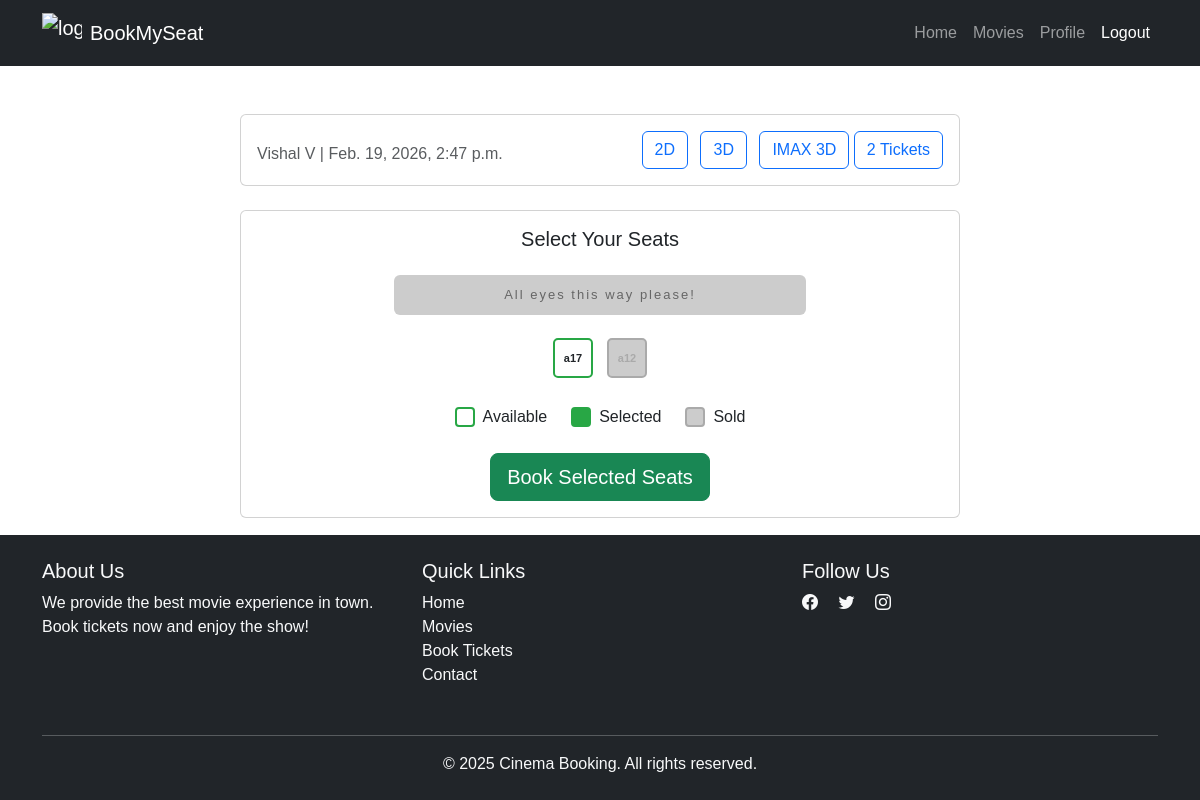
Screenshot of /movies/theater/1/seats/book/ (signed in) with the database file from the repository.
### movies/models.py (models this page shows, shortened)
class Theater(models.Model):
    name = models.CharField(max_length=255)
    movie = models.ForeignKey(Movie, on_delete=models.CASCADE, related_name="theaters")
    time = models.DateTimeField()

class Seat(models.Model):
    theater = models.ForeignKey(Theater, on_delete=models.CASCADE, related_name="seats")
    seat_number = models.CharField(max_length=10)
    is_booked = models.BooleanField(default=False)

### movies/views.py (the view, shortened to what this page needs)
# urls.py: path("theater/<int:theater_id>/seats/book/", views.book_seats, name="book_seats"),
@login_required(login_url="/login/")
def book_seats(request, theater_id):
    theater = get_object_or_404(Theater, id=theater_id)
    seats = Seat.objects.filter(theater=theater)
    return render(
        request, "movies/seat_selection.html", {"theater": theater, "seats": seats}
    )

### movies/templates/movies/seat_selection.html (shortened to what this page needs)
{% extends "users/basic.html" %}
{% block content %}
<div class="container mt-5">
    <div class="row">
        <div class="col-lg-8 mx-auto">
            <div class="card mb-4">
                <div class="card-body">
                    <div class="d-flex justify-content-between align-items-center flex-wrap">
                        <div>
                            <p class="card-text text-muted">
                                {{ theater.name }} | {{ theater.time }}
                            </p>
                        </div>
                        <div class="mt-2 mt-sm-0">
                            <button type="button" class="btn btn-outline-primary me-2 mb-2 mb-sm-0">2D</button>
                            <button type="button" class="btn btn-outline-primary me-2 mb-2 mb-sm-0">3D</button>
                            <button type="button" class="btn btn-outline-primary mb-2 mb-sm-0">IMAX 3D</button>
                            <button type="button" class="btn btn-outline-primary mb-2 mb-sm-0">{{ seats|length }}
                                Tickets</button>
                        </div>
                    </div>
                </div>
            </div>
            <div class="card">
                <div class="card-body">
                    <h5 class="card-title text-center mb-4">Select Your Seats</h5>
                    <div class="screen">All eyes this way please!</div>
                    <form method="POST">
                        <div class="d-flex justify-content-center flex-wrap mb-4" style="gap: 8px;">
                            {% for seat in seats %}
                            <div class="seat {% if seat.is_booked %}sold{% endif %}">
                                {% if not seat.is_booked %}
                                <label for="seat-{{ seat.id }}"
                                    class="w-100 h-100 d-flex align-items-center justify-content-center m-0">
                                    {{ seat.seat_number }}
                                </label>
                                {% else %}
                                <span class="w-100 h-100 d-flex align-items-center justify-content-center">
                                    {{ seat.seat_number }}
                                </span>
                                {% endif %}
                            </div>
                            {% empty %}
                            <p class="text-muted">No seats available.</p>
                            {% endfor %}
                        </div>
                        <div class="d-flex justify-content-center mb-4">
                            <div class="d-flex align-items-center me-4">
                                <div
                                    style="width:20px;height:20px;border:2px solid #28a745;border-radius:4px;background:#fff;">
                                </div>
                                <span class="ms-2">Available</span>
                            </div>
                            <div class="d-flex align-items-center me-4">
                                <div
                                    style="width:20px;height:20px;border:2px solid #28a745;border-radius:4px;background:#28a745;">
                                </div>
                                <span class="ms-2">Selected</span>
                            </div>
                            <div class="d-flex align-items-center">
                                <div
                                    style="width:20px;height:20px;border:2px solid #aaa;border-radius:4px;background:#ccc;">
                                </div>
                                <span class="ms-2">Sold</span>
                            </div>
                        </div>
                        <div class="text-center">
                            <button type="submit" class="btn btn-success btn-lg">
                                Book Selected Seats
                            </button>
                        </div>
                    </form>
                </div>
            </div>
        </div>
    </div>
</div>
{% endblock %}

### movies/templates/movies/seat_selection.html (style rules this page uses)
body { font-family: Arial, sans-serif; }
.seat { width: 40px; height: 40px; border: 2px solid #28a745; margin: 3px; text-align: center; cursor: pointer; border-radius: 5px; display: flex; align-items: center; justify-content: center; position: relative; }
.seat label { display: flex; align-items: center; justify-content: center; width: 100%; height: 100%; cursor: pointer; margin: 0; font-size: 11px; font-weight: 600; border-radius: 4px; }
.seat.sold { background-color: #ccc; border-color: #aaa; color: #aaa; cursor: not-allowed; }
.seat.sold span { font-size: 11px; font-weight: 600; }
.screen { margin: 20px auto; background-color: #ccc; height: 40px; text-align: center; line-height: 40px; color: #666; width: 60%; border-radius: 6px; font-size: 13px; letter-spacing: 2px; }

### rows the page displays
Theater: name "Vishal V", time "Feb. 19, 2026, 2:47 p.m."
Seat: seat_number "a17"
Seat: seat_number "a12"

### other values shown
{{ seats|length }} "2"
